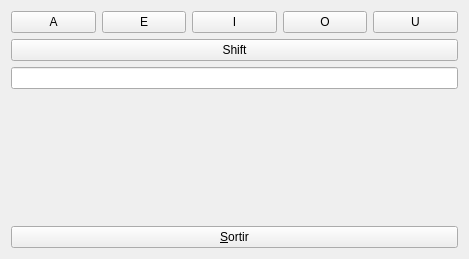
<?xml version="1.0" encoding="UTF-8"?>
<ui version="4.0">
 <class>MyForm</class>
 <widget class="QWidget" name="MyForm">
  <property name="geometry">
   <rect>
    <x>0</x>
    <y>0</y>
    <width>469</width>
    <height>259</height>
   </rect>
  </property>
  <property name="windowTitle">
   <string>Form</string>
  </property>
  <layout class="QVBoxLayout" name="verticalLayout">
   <item>
    <layout class="QHBoxLayout" name="horizontalLayout">
     <item>
      <widget class="QPushButton" name="pushButton">
       <property name="text">
        <string>A</string>
       </property>
      </widget>
     </item>
     <item>
      <widget class="QPushButton" name="pushButton_2">
       <property name="text">
        <string>E</string>
       </property>
      </widget>
     </item>
     <item>
      <widget class="QPushButton" name="pushButton_3">
       <property name="text">
        <string>I</string>
       </property>
      </widget>
     </item>
     <item>
      <widget class="QPushButton" name="pushButton_4">
       <property name="text">
        <string>O</string>
       </property>
      </widget>
     </item>
     <item>
      <widget class="QPushButton" name="pushButton_5">
       <property name="text">
        <string>U</string>
       </property>
      </widget>
     </item>
    </layout>
   </item>
   <item>
    <widget class="QPushButton" name="pushButton_6">
     <property name="text">
      <string>Shift</string>
     </property>
    </widget>
   </item>
   <item>
    <widget class="MyQLineEdit" name="lineEdit"/>
   </item>
   <item>
    <spacer name="verticalSpacer">
     <property name="orientation">
      <enum>Qt::Vertical</enum>
     </property>
     <property name="sizeHint" stdset="0">
      <size>
       <width>20</width>
       <height>40</height>
      </size>
     </property>
    </spacer>
   </item>
   <item>
    <widget class="QPushButton" name="pushButton_7">
     <property name="text">
      <string>&amp;Sortir</string>
     </property>
    </widget>
   </item>
  </layout>
 </widget>
 <customwidgets>
  <customwidget>
   <class>MyQLineEdit</class>
   <extends>QLineEdit</extends>
   <header>MyQLineEdit.h</header>
   <slots>
    <slot>A()</slot>
    <slot>toggleShift()</slot>
    <slot>E()</slot>
    <slot>I()</slot>
    <slot>O()</slot>
    <slot>U()</slot>
   </slots>
  </customwidget>
 </customwidgets>
 <resources/>
 <connections>
  <connection>
   <sender>pushButton</sender>
   <signal>clicked()</signal>
   <receiver>lineEdit</receiver>
   <slot>A()</slot>
   <hints>
    <hint type="sourcelabel">
     <x>69</x>
     <y>19</y>
    </hint>
    <hint type="destinationlabel">
     <x>57</x>
     <y>104</y>
    </hint>
   </hints>
  </connection>
  <connection>
   <sender>pushButton_6</sender>
   <signal>clicked()</signal>
   <receiver>lineEdit</receiver>
   <slot>toggleShift()</slot>
   <hints>
    <hint type="sourcelabel">
     <x>204</x>
     <y>62</y>
    </hint>
    <hint type="destinationlabel">
     <x>207</x>
     <y>94</y>
    </hint>
   </hints>
  </connection>
  <connection>
   <sender>pushButton_2</sender>
   <signal>clicked()</signal>
   <receiver>lineEdit</receiver>
   <slot>E()</slot>
   <hints>
    <hint type="sourcelabel">
     <x>145</x>
     <y>26</y>
    </hint>
    <hint type="destinationlabel">
     <x>146</x>
     <y>95</y>
    </hint>
   </hints>
  </connection>
  <connection>
   <sender>pushButton_3</sender>
   <signal>clicked()</signal>
   <receiver>lineEdit</receiver>
   <slot>I()</slot>
   <hints>
    <hint type="sourcelabel">
     <x>258</x>
     <y>31</y>
    </hint>
    <hint type="destinationlabel">
     <x>243</x>
     <y>90</y>
    </hint>
   </hints>
  </connection>
  <connection>
   <sender>pushButton_4</sender>
   <signal>clicked()</signal>
   <receiver>lineEdit</receiver>
   <slot>O()</slot>
   <hints>
    <hint type="sourcelabel">
     <x>317</x>
     <y>25</y>
    </hint>
    <hint type="destinationlabel">
     <x>317</x>
     <y>89</y>
    </hint>
   </hints>
  </connection>
  <connection>
   <sender>pushButton_5</sender>
   <signal>clicked()</signal>
   <receiver>lineEdit</receiver>
   <slot>U()</slot>
   <hints>
    <hint type="sourcelabel">
     <x>426</x>
     <y>24</y>
    </hint>
    <hint type="destinationlabel">
     <x>413</x>
     <y>95</y>
    </hint>
   </hints>
  </connection>
  <connection>
   <sender>pushButton_7</sender>
   <signal>clicked()</signal>
   <receiver>MyForm</receiver>
   <slot>close()</slot>
   <hints>
    <hint type="sourcelabel">
     <x>385</x>
     <y>226</y>
    </hint>
    <hint type="destinationlabel">
     <x>463</x>
     <y>192</y>
    </hint>
   </hints>
  </connection>
 </connections>
</ui>
